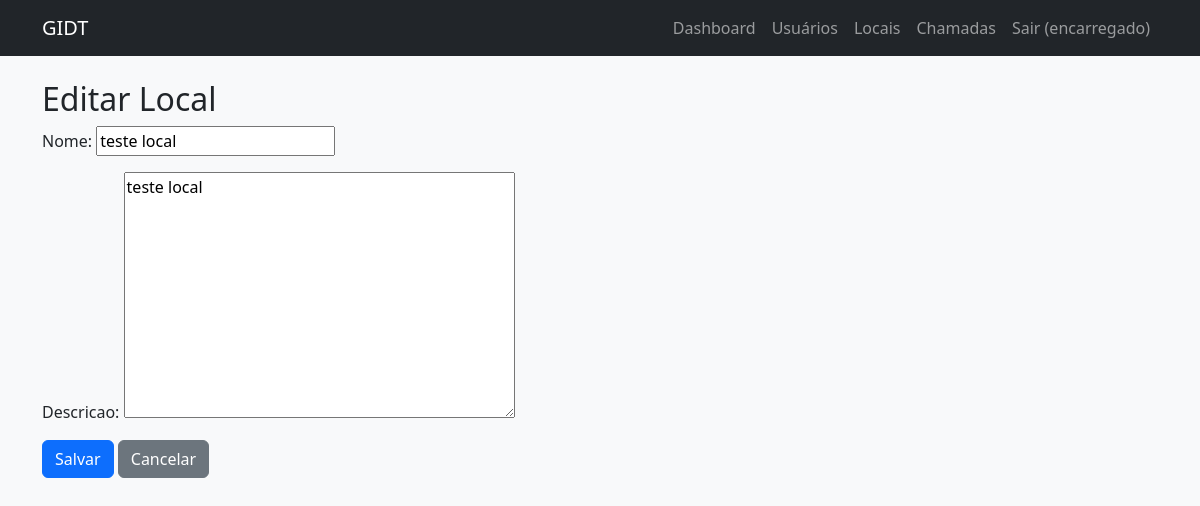
The app's page /encarregado/locais/1/editar/ (signed in) with its own data.
### gestao/models.py (models this page shows, shortened)
class User(AbstractUser):
    ROLE_CHOICES = (
        ('gestor', 'Gestor'),
        ('gerente', 'Gerente'),
        ('encarregado', 'Encarregado'),
        ('usuario', 'Usuário'),
        ('administrador', 'Administrador'),
    )
    role = models.CharField(max_length=20, choices=ROLE_CHOICES, default='usuario')
    cpf = models.CharField(max_length=14, unique=True, null=True, blank=True)
    telefone = models.CharField(max_length=20, blank=True)
    endereco = models.TextField(blank=True)
    aprovado = models.BooleanField(default=False)
    aprovado_por = models.ForeignKey('self', on_delete=models.SET_NULL, null=True, blank=True, related_name='aprovados')
    aprovado_em = models.DateTimeField(null=True, blank=True)
    pix = models.CharField(max_length=50, blank=True)
    setor = models.CharField(max_length=100, blank=True, null=True, help_text="Nome ou código do setor")
    filial = models.CharField(max_length=100, blank=True, null=True, help_text="Nome ou código da filial")

class Local(models.Model):
    nome = models.CharField(max_length=50)
    descricao = models.TextField(blank=True)
    setor = models.CharField(max_length=100, blank=True, null=True)
    filial = models.CharField(max_length=100, blank=True, null=True)

### gestao/views/Vencarregado.py (the view)
@login_required
@role_required('encarregado')
def local_edit(request, pk):
    local = get_object_or_404(Local, pk=pk)
    if request.method == 'POST':
        form = LocalForm(request.POST, instance=local)
        if form.is_valid():
            form.save()
            messages.success(request, 'Local atualizado.')
            return redirect('local_list')
    else:
        form = LocalForm(instance=local)
    return render(request, 'encarregado/local_form.html', {'form': form})

### gestao/forms.py
class LocalForm(forms.ModelForm):
    class Meta:
        model = Local
        fields = [
            'nome',
            'descricao',
        ]

### templates/encarregado/local_form.html (shortened to what this page needs)
{% extends "base.html" %}
{% block content %}
<h2>{% if form.instance.pk %}Editar{% else %}Novo{% endif %} Local</h2>
<form method="post">
    {{ form.as_p }}
    <button type="submit" class="btn btn-primary">Salvar</button>
    <a href="{% url 'local_list' %}" class="btn btn-secondary">Cancelar</a>
</form>
{% endblock %}

### templates/base.html (shortened to what this page needs)
<!DOCTYPE html>
<html lang="pt-br">
<head>
    <link href="https://cdn.jsdelivr.net/npm/bootstrap@5.3.0/dist/css/bootstrap.min.css" rel="stylesheet">
    <link rel="stylesheet" href="/static/css/style.css">
</head>
<body>
    <nav class="navbar navbar-expand-lg navbar-dark bg-dark">
        <div class="container">
            <a class="navbar-brand" href="{% url 'index' %}">GIDT</a>
            <div class="collapse navbar-collapse" id="navbarNav">
                <ul class="navbar-nav ms-auto">
                    {% if user.is_authenticated %}
                        <li class="nav-item">
                            <a class="nav-link" href="{% url 'dashboard' %}">Dashboard</a>
                        </li>
                        {% if user.role == 'encarregado' %}
                            <li class="nav-item"><a class="nav-link" href="{% url 'usuario_list' %}">Usuários</a></li>
                            <li class="nav-item"><a class="nav-link" href="{% url 'local_list' %}">Locais</a></li>
                            <li class="nav-item"><a class="nav-link" href="{% url 'chamada_list' %}">Chamadas</a></li>
                        {% endif %}
                        <li class="nav-item">
                            <a class="nav-link" href="{% url 'logout' %}">Sair ({{ user.first_name|default:user.username }})</a>
                        </li>
                    {% else %}
                        <li class="nav-item"><a class="nav-link" href="{% url 'login' %}">Login</a></li>
                    {% endif %}
                </ul>
            </div>
        </div>
    </nav>
    <main class="container mt-4">
        {% block content %}{% endblock %}
    </main>
</body>
</html>

### static/css/style.css (style rules this page uses)
body { background-color: #f8f9fa; }
.navbar { margin-bottom: 20px; }

### records on screen
User: first_name "encarregado"
Local: nome "teste local", descricao "teste local"
